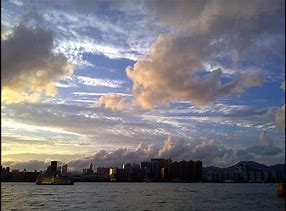
#> input picture Quater 2/Assignments/A1/photos/0.png, 286 x 211 px; its folder holds only this picture in this run
$ jupyter execute 'Photos to NumPy.ipynb'   (older library calls are emulated)
#> lines starting #> are read from the running program, lines starting #| are printed output that depends on the picture
[cell 1]
import numpy as np
import matplotlib.pylab as plt
import os
import PIL
from PIL import Image

[cell 2]
photos = np.zeros([20,512,512,3])
rootDir = "photos/"
ext = ".png"
fnames = []
i=0
for dirName, subDirList, fileList in os.walk(rootDir):
    for fname in fileList:
        fnames.append(fname)
        img = Image.open(rootDir + fname)
#> img is the input picture: PIL image 286x211 RGBA; mean R, G, B, A 120.8, 120, 127.4, 255
        img = img.resize((512,512), PIL.Image.ANTIALIAS)
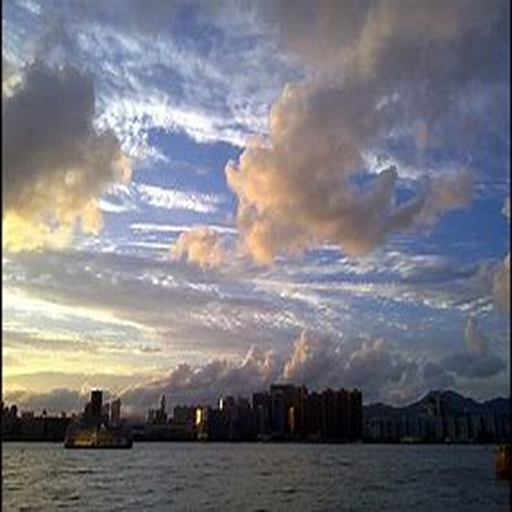
#> img: PIL image 512x512 RGBA; mean R, G, B, A 120.8, 120, 127.4, 255
        img = img.convert("RGB")
#> img: PIL image 512x512 RGB
        img.save("Resized-Photos/" + fname + "resized" + ext)
        im = plt.imread("Resized-Photos/" + fname + "resized.png")
        photos[i] = im
        i = i+1
for image in photos:
    print(image[:])


$ run again, on Quater 2/Assignments/A1/photos/12.png
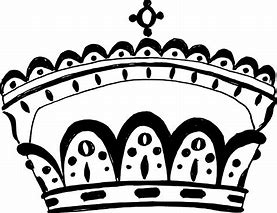
#> input picture Quater 2/Assignments/A1/photos/12.png, 277 x 213 px
#> img is the input picture: PIL image 277x213 RGBA; mean R, G, B, A 185.2, 185.2, 185.2, 255
#> `img = img.resize((512,512), PIL.Image.ANTIALIAS)`:
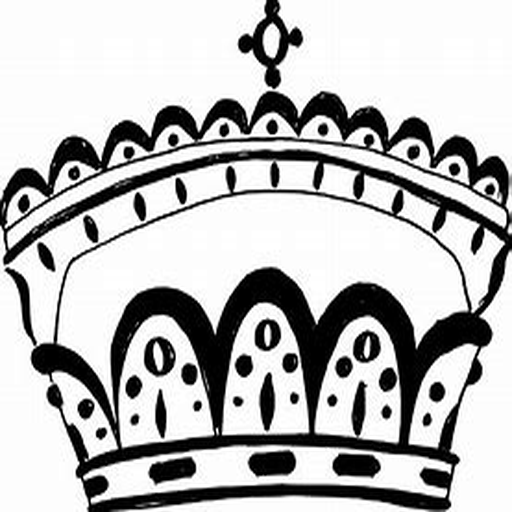
#> img: PIL image 512x512 RGBA; mean R, G, B, A 185.1, 185.1, 185.1, 255

$ run again, on Quater 2/Assignments/A1/photos/13.png
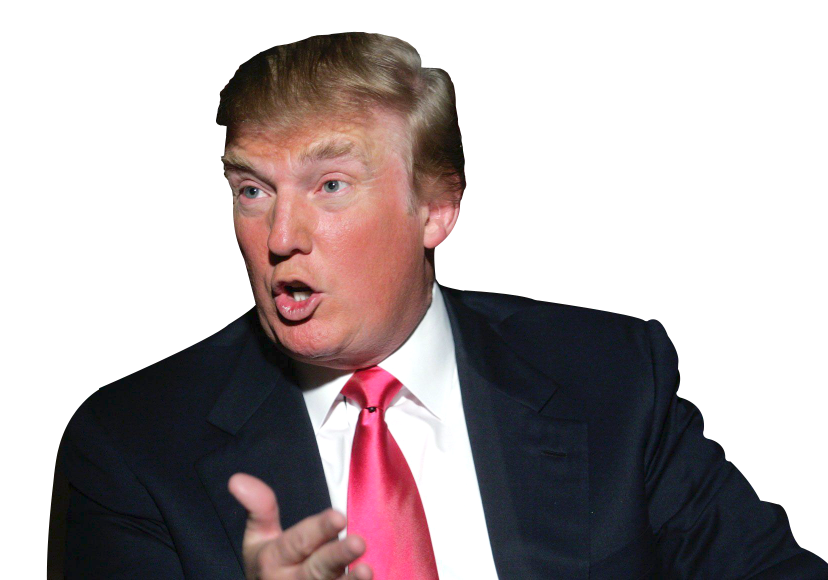
#> input picture Quater 2/Assignments/A1/photos/13.png, 1656 x 1160 px (shown at 1/2 size)
#> img is the input picture: PIL image 1656x1160 RGBA; mean R, G, B, A 177.5, 167.8, 169.3, 122.8
#> `img = img.resize((512,512), PIL.Image.ANTIALIAS)`:
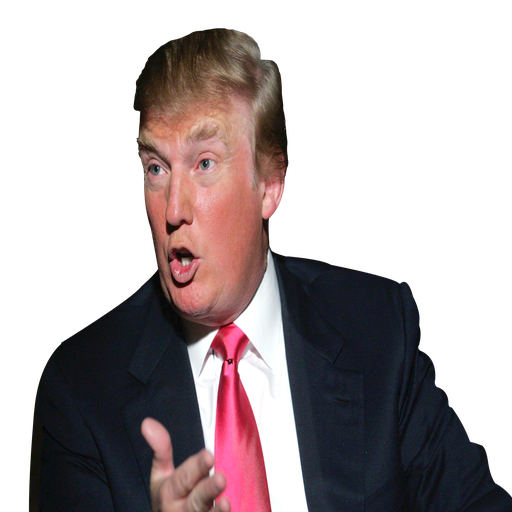
#> img: PIL image 512x512 RGBA; mean R, G, B, A 45.7, 36.1, 37.6, 122.8; transparent parts drawn white
#> `img = img.convert("RGB")`:
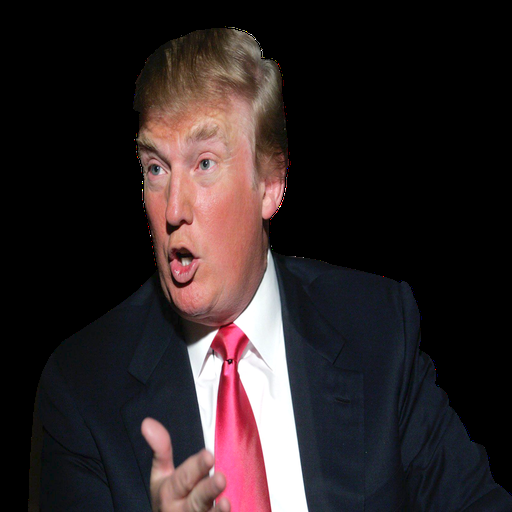
#> img: PIL image 512x512 RGB; mean R, G, B 45.7, 36.1, 37.6

$ run again, on Quater 2/Assignments/A1/photos/14.png
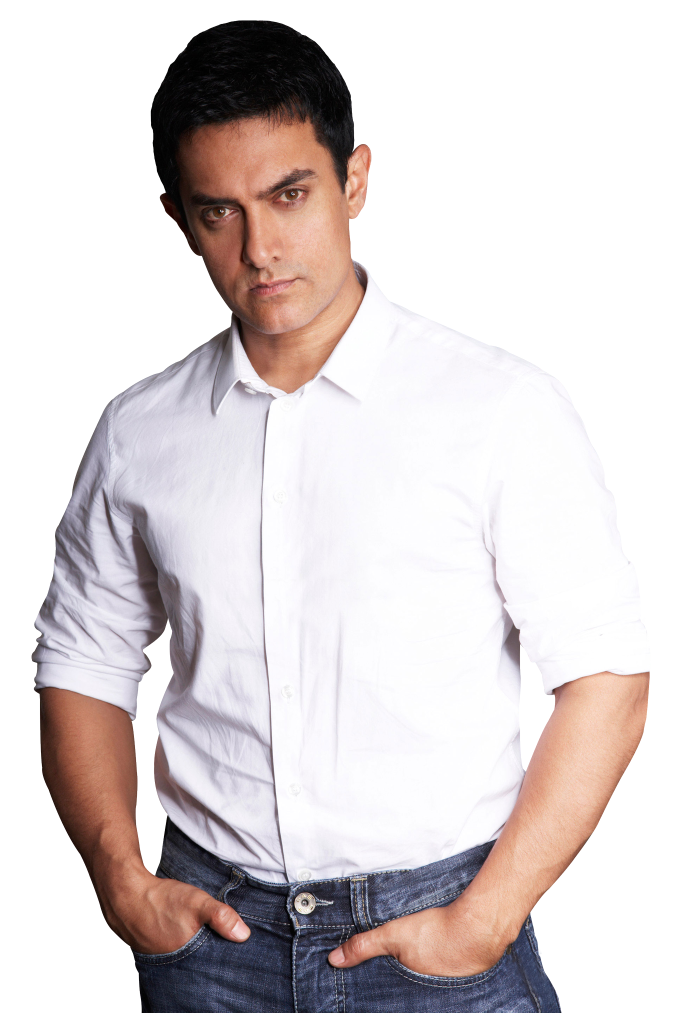
#> input picture Quater 2/Assignments/A1/photos/14.png, 1350 x 2025 px (shown at 1/2 size)
#> img is the input picture: PIL image 1350x2025 RGBA; mean R, G, B, A 218.2, 210.6, 211, 148.1
#> `img = img.resize((512,512), PIL.Image.ANTIALIAS)`:
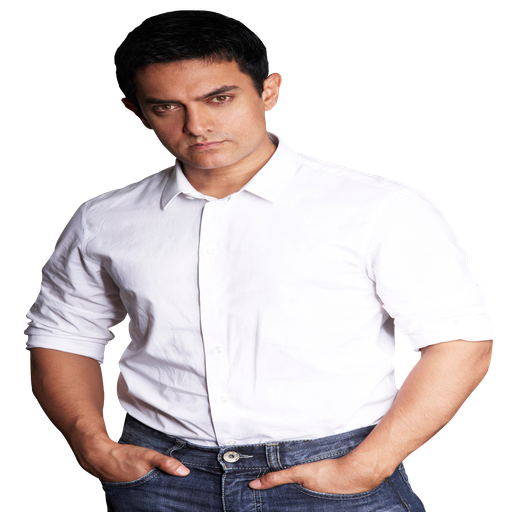
#> img: PIL image 512x512 RGBA; mean R, G, B, A 113, 105.2, 105.6, 148.1; transparent parts drawn white
#> `img = img.convert("RGB")`:
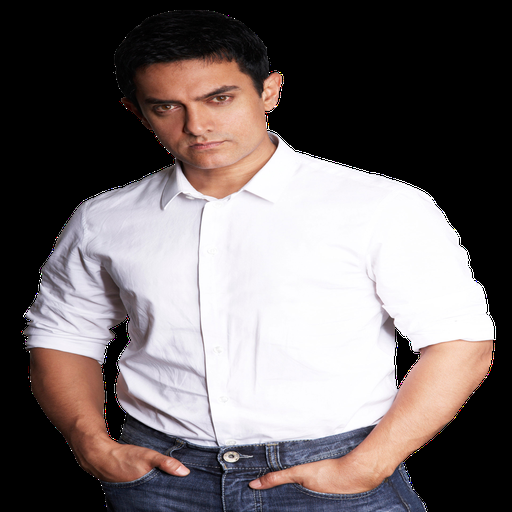
#> img: PIL image 512x512 RGB; mean R, G, B 113, 105.2, 105.6

$ run again, on Quater 2/Assignments/A1/photos/1.png
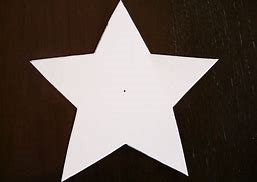
#> input picture Quater 2/Assignments/A1/photos/1.png, 257 x 182 px
#> img is the input picture: PIL image 257x182 RGBA; mean R, G, B, A 98.6, 87.2, 80.2, 255
#> `img = img.resize((512,512), PIL.Image.ANTIALIAS)`:
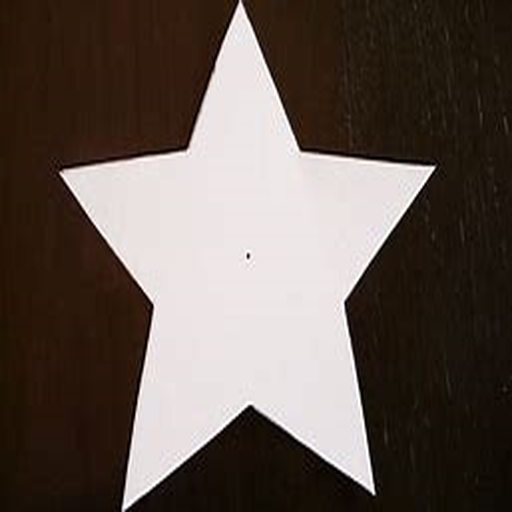
#> img: PIL image 512x512 RGBA; mean R, G, B, A 98.5, 87.2, 80.2, 255
